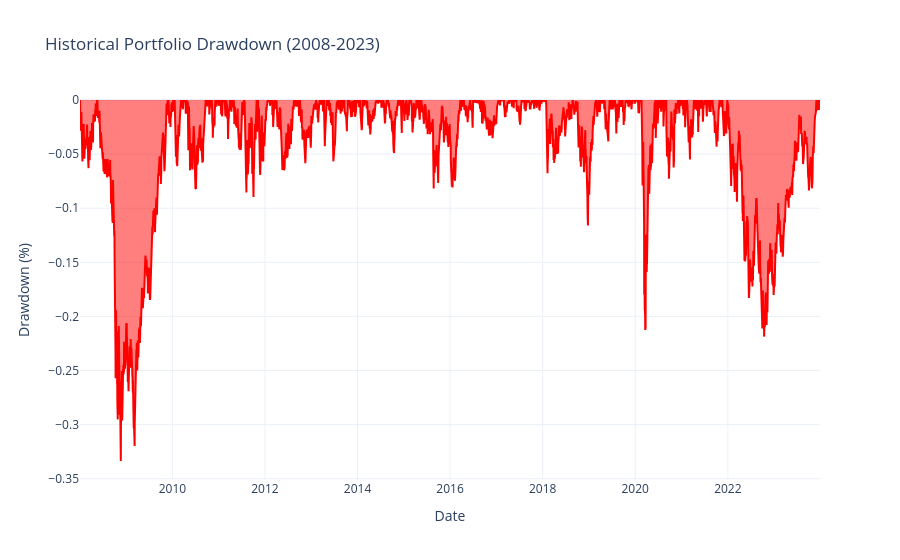
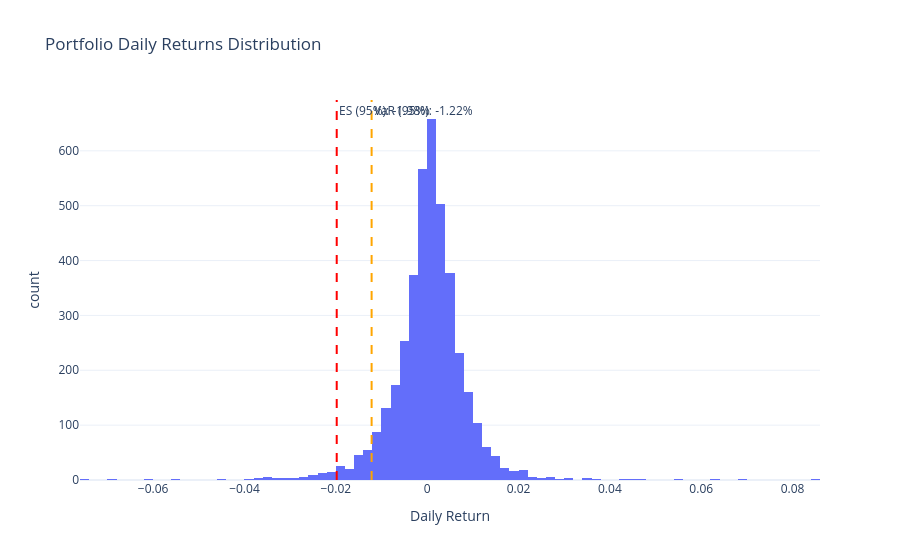
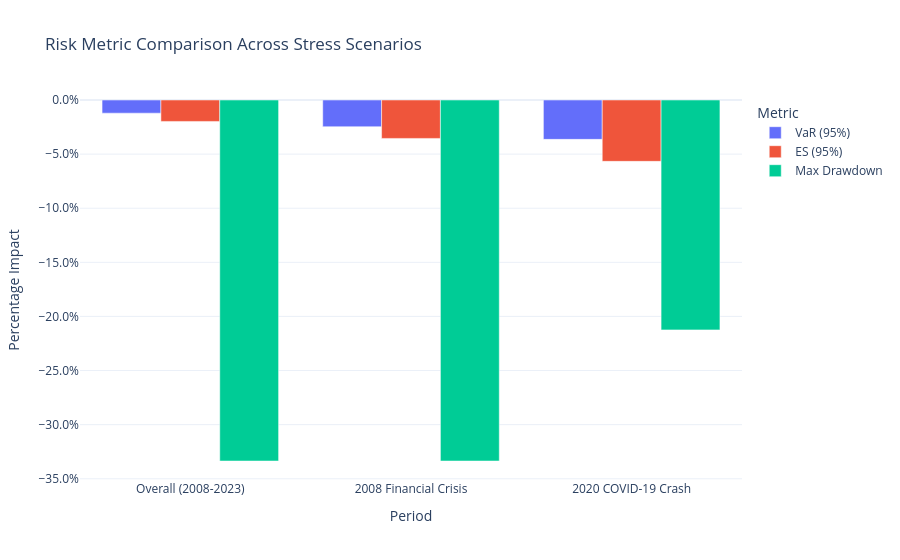

Source (notebook cell) for these figures, in order:
### Markdown cell above
**Reasoning**:
I will create a series of interactive plots using Plotly as per the instructions: a line chart for drawdowns, a histogram for return distribution with risk markers, and a bar chart comparing metrics across crisis periods.

### Code cell
import plotly.graph_objects as go
import plotly.express as px

# 1. Calculate historical drawdown series
peak = returns_df['Cumulative_Return'].cummax()
drawdown = (returns_df['Cumulative_Return'] - peak) / peak

# 2. Line chart showing Portfolio Drawdown
fig_dd = go.Figure()
fig_dd.add_trace(go.Scatter(x=drawdown.index, y=drawdown, fill='tozeroy', name='Drawdown', line=dict(color='red')))
fig_dd.update_layout(title='Historical Portfolio Drawdown (2008-2023)', xaxis_title='Date', yaxis_title='Drawdown (%)', template='plotly_white')
fig_dd.show()

# 3. Histogram of returns with VaR and ES markers
overall_var = results_df.loc[0, 'VaR (95%)']
overall_es = results_df.loc[0, 'ES (95%)']

fig_hist = px.histogram(returns_df, x='Portfolio_Return', nbins=100, title='Portfolio Daily Returns Distribution', labels={'Portfolio_Return': 'Daily Return'})
fig_hist.add_vline(x=overall_var, line_dash="dash", line_color="orange", annotation_text=f"VaR (95%): {overall_var:.2%}")
fig_hist.add_vline(x=overall_es, line_dash="dash", line_color="red", annotation_text=f"ES (95%): {overall_es:.2%}")
fig_hist.update_layout(template='plotly_white')
fig_hist.show()

# 4. Comparison Bar Chart
# Melting results_df for easier plotting with plotly express
comparison_df = results_df.melt(id_vars='Period', var_name='Metric', value_name='Value')

fig_bar = px.bar(comparison_df, x='Period', y='Value', color='Metric', barmode='group',
                 title='Risk Metric Comparison Across Stress Scenarios',
                 labels={'Value': 'Percentage Impact'})
fig_bar.update_layout(yaxis_tickformat='.1%', template='plotly_white')
fig_bar.show()

print("Visual Risk Dashboard generated successfully.")

### Figure 1 — Plotly figure (JSON) as saved in the notebook; plotly's stock layout.template omitted (floating-point values rounded to 4 significant figures; data arrays with more than 128 entries replaced by an {"elided": "..."} marker saying what was removed)
{"data": [{"fill": "tozeroy", "line": {"color": "red"}, "name": "Drawdown", "type": "scatter", "x": {"elided": "4026 str values"}, "y": {"elided": "4026 float values"}}], "layout": {"title": {"text": "Historical Portfolio Drawdown (2008-2023)"}, "xaxis": {"title": {"text": "Date"}}, "yaxis": {"title": {"text": "Drawdown (%)"}}}}

### Figure 2 — Plotly figure (JSON) as saved in the notebook; plotly's stock layout.template omitted (floating-point values rounded to 4 significant figures; data arrays with more than 128 entries replaced by an {"elided": "..."} marker saying what was removed)
{"data": [{"bingroup": "x", "hovertemplate": "Daily Return=%{x}<br>count=%{y}<extra></extra>", "legendgroup": "", "marker": {"color": "#636efa", "pattern": {"shape": ""}}, "name": "", "nbinsx": 100, "orientation": "v", "showlegend": false, "type": "histogram", "x": {"elided": "4026 float values"}, "xaxis": "x", "yaxis": "y"}], "layout": {"annotations": [{"showarrow": false, "text": "VaR (95%): -1.22%", "x": -0.01216, "xanchor": "left", "xref": "x", "y": 1, "yanchor": "top", "yref": "y domain"}, {"showarrow": false, "text": "ES (95%): -1.98%", "x": -0.0198, "xanchor": "left", "xref": "x", "y": 1, "yanchor": "top", "yref": "y domain"}], "barmode": "relative", "legend": {"tracegroupgap": 0}, "shapes": [{"line": {"color": "orange", "dash": "dash"}, "type": "line", "x0": -0.01216, "x1": -0.01216, "xref": "x", "y0": 0, "y1": 1, "yref": "y domain"}, {"line": {"color": "red", "dash": "dash"}, "type": "line", "x0": -0.0198, "x1": -0.0198, "xref": "x", "y0": 0, "y1": 1, "yref": "y domain"}], "title": {"text": "Portfolio Daily Returns Distribution"}, "xaxis": {"anchor": "y", "domain": [0, 1], "title": {"text": "Daily Return"}}, "yaxis": {"anchor": "x", "domain": [0, 1], "title": {"text": "count"}}}}

### Figure 3 — Plotly figure (JSON) as saved in the notebook; plotly's stock layout.template omitted (floating-point values rounded to 4 significant figures)
{"data": [{"alignmentgroup": "True", "hovertemplate": "Metric=VaR (95%)<br>Period=%{x}<br>Percentage Impact=%{y}<extra></extra>", "legendgroup": "VaR (95%)", "marker": {"color": "#636efa", "pattern": {"shape": ""}}, "name": "VaR (95%)", "offsetgroup": "VaR (95%)", "orientation": "v", "showlegend": true, "textposition": "auto", "type": "bar", "x": ["Overall (2008-2023)", "2008 Financial Crisis", "2020 COVID-19 Crash"], "xaxis": "x", "y": [-0.01216, -0.0247, -0.03637], "yaxis": "y"}, {"alignmentgroup": "True", "hovertemplate": "Metric=ES (95%)<br>Period=%{x}<br>Percentage Impact=%{y}<extra></extra>", "legendgroup": "ES (95%)", "marker": {"color": "#EF553B", "pattern": {"shape": ""}}, "name": "ES (95%)", "offsetgroup": "ES (95%)", "orientation": "v", "showlegend": true, "textposition": "auto", "type": "bar", "x": ["Overall (2008-2023)", "2008 Financial Crisis", "2020 COVID-19 Crash"], "xaxis": "x", "y": [-0.0198, -0.0355, -0.0567], "yaxis": "y"}, {"alignmentgroup": "True", "hovertemplate": "Metric=Max Drawdown<br>Period=%{x}<br>Percentage Impact=%{y}<extra></extra>", "legendgroup": "Max Drawdown", "marker": {"color": "#00cc96", "pattern": {"shape": ""}}, "name": "Max Drawdown", "offsetgroup": "Max Drawdown", "orientation": "v", "showlegend": true, "textposition": "auto", "type": "bar", "x": ["Overall (2008-2023)", "2008 Financial Crisis", "2020 COVID-19 Crash"], "xaxis": "x", "y": [-0.3336, -0.3336, -0.2124], "yaxis": "y"}], "layout": {"barmode": "group", "legend": {"title": {"text": "Metric"}, "tracegroupgap": 0}, "title": {"text": "Risk Metric Comparison Across Stress Scenarios"}, "xaxis": {"anchor": "y", "domain": [0, 1], "title": {"text": "Period"}}, "yaxis": {"anchor": "x", "domain": [0, 1], "tickformat": ".1%", "title": {"text": "Percentage Impact"}}}}
